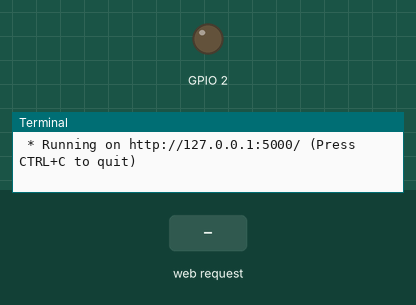
Recording of a program running on a simulated Raspberry Pi (BCM pin numbers). Shown: output pins drawn as LEDs (lit = HIGH), the last lines printed to the terminal. The inputs (shaded band) are chosen by the test bench. The clock reads 2024-03-15 10:24:30 at power-on unless the program sets it.

Above: at 1.2 s.
1.3 s: HTTP request for /change received
At 2.5 s:
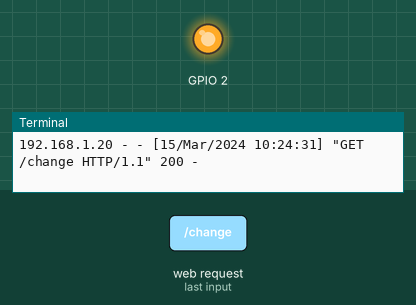
2.8 s: HTTP request for / received
Timing chart, 0 to 5.8 s (numbered marks = the images above; inputs shaded):
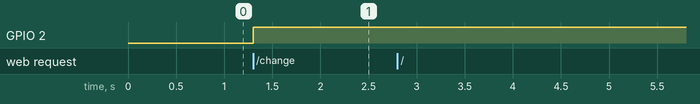

Measured:
- after the input at 1.3 s, GPIO 2: LOW → HIGH at once

The program:

test2.py
```python
from flask import Flask, render_template_string
import RPi.GPIO as g

g.setmode(g.BCM)
g.setup(2, g.OUT)
led_state = False
app = Flask(__name__)

control_page = '''
                <h1>GPIO control page</h1>
                <input id="btn_status" value="" readonly/>
                <input id="led_status" type="button" onclick="changeLED();" value="ON"/>
                <script>
                  var led = document.getElementById('led_status');
                  function changeLED(){
                    var xhr = new XMLHttpRequest();
                    xhr.open('GET', '/change', true);
                    xhr.onreadystatechange = function(){
                      if(xhr.readyState === 4 && xhr.status === 200){
                        if(xhr.responseText === '1'){
                          led.value = 'ON';
                        }
                        else{
                          led.value = 'OFF';
                        }

                      }
                    }
                    xhr.send();
                  };
                </script>
                '''


@app.route('/')
def index():
    return render_template_string(control_page)


@app.route('/change')
def control_led():
    global led_state
    led_state = not led_state
    g.output(2, led_state)
    if led_state:
        return '1'
    else:
        return '0'


if __name__ == '__main__':
    app.run()
```
